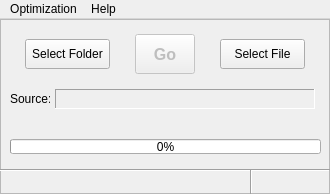
<?xml version="1.0" encoding="UTF-8"?>
<ui version="4.0">
 <class>MainWindow</class>
 <widget class="QMainWindow" name="MainWindow">
  <property name="windowModality">
   <enum>Qt::NonModal</enum>
  </property>
  <property name="geometry">
   <rect>
    <x>0</x>
    <y>0</y>
    <width>330</width>
    <height>194</height>
   </rect>
  </property>
  <property name="sizePolicy">
   <sizepolicy hsizetype="Fixed" vsizetype="Fixed">
    <horstretch>0</horstretch>
    <verstretch>0</verstretch>
   </sizepolicy>
  </property>
  <property name="minimumSize">
   <size>
    <width>330</width>
    <height>194</height>
   </size>
  </property>
  <property name="maximumSize">
   <size>
    <width>330</width>
    <height>216</height>
   </size>
  </property>
  <property name="windowTitle">
   <string>MainWindow</string>
  </property>
  <property name="autoFillBackground">
   <bool>true</bool>
  </property>
  <widget class="QWidget" name="centralwidget">
   <property name="minimumSize">
    <size>
     <width>330</width>
     <height>175</height>
    </size>
   </property>
   <property name="maximumSize">
    <size>
     <width>330</width>
     <height>175</height>
    </size>
   </property>
   <widget class="QFrame" name="mainFrame">
    <property name="geometry">
     <rect>
      <x>0</x>
      <y>0</y>
      <width>330</width>
      <height>175</height>
     </rect>
    </property>
    <property name="sizePolicy">
     <sizepolicy hsizetype="Maximum" vsizetype="Maximum">
      <horstretch>0</horstretch>
      <verstretch>0</verstretch>
     </sizepolicy>
    </property>
    <property name="minimumSize">
     <size>
      <width>330</width>
      <height>175</height>
     </size>
    </property>
    <property name="maximumSize">
     <size>
      <width>330</width>
      <height>175</height>
     </size>
    </property>
    <property name="frameShape">
     <enum>QFrame::StyledPanel</enum>
    </property>
    <property name="frameShadow">
     <enum>QFrame::Raised</enum>
    </property>
    <widget class="QFrame" name="botFrame">
     <property name="geometry">
      <rect>
       <x>0</x>
       <y>150</y>
       <width>330</width>
       <height>25</height>
      </rect>
     </property>
     <property name="minimumSize">
      <size>
       <width>330</width>
       <height>25</height>
      </size>
     </property>
     <property name="maximumSize">
      <size>
       <width>330</width>
       <height>25</height>
      </size>
     </property>
     <property name="frameShape">
      <enum>QFrame::StyledPanel</enum>
     </property>
     <property name="frameShadow">
      <enum>QFrame::Raised</enum>
     </property>
     <widget class="Line" name="hLine">
      <property name="geometry">
       <rect>
        <x>0</x>
        <y>0</y>
        <width>330</width>
        <height>2</height>
       </rect>
      </property>
      <property name="minimumSize">
       <size>
        <width>330</width>
        <height>2</height>
       </size>
      </property>
      <property name="maximumSize">
       <size>
        <width>330</width>
        <height>2</height>
       </size>
      </property>
      <property name="orientation">
       <enum>Qt::Horizontal</enum>
      </property>
     </widget>
     <widget class="Line" name="vLine">
      <property name="geometry">
       <rect>
        <x>250</x>
        <y>0</y>
        <width>2</width>
        <height>25</height>
       </rect>
      </property>
      <property name="minimumSize">
       <size>
        <width>2</width>
        <height>25</height>
       </size>
      </property>
      <property name="maximumSize">
       <size>
        <width>2</width>
        <height>25</height>
       </size>
      </property>
      <property name="orientation">
       <enum>Qt::Vertical</enum>
      </property>
     </widget>
     <widget class="QLabel" name="versionLbl">
      <property name="geometry">
       <rect>
        <x>260</x>
        <y>2</y>
        <width>60</width>
        <height>21</height>
       </rect>
      </property>
      <property name="layoutDirection">
       <enum>Qt::LeftToRight</enum>
      </property>
      <property name="text">
       <string/>
      </property>
      <property name="alignment">
       <set>Qt::AlignCenter</set>
      </property>
     </widget>
     <widget class="QLabel" name="infoLbl">
      <property name="geometry">
       <rect>
        <x>10</x>
        <y>2</y>
        <width>230</width>
        <height>21</height>
       </rect>
      </property>
      <property name="text">
       <string/>
      </property>
     </widget>
    </widget>
    <widget class="QPushButton" name="folderBtn">
     <property name="geometry">
      <rect>
       <x>25</x>
       <y>20</y>
       <width>85</width>
       <height>30</height>
      </rect>
     </property>
     <property name="text">
      <string>Select Folder</string>
     </property>
     <property name="shortcut">
      <string>Ctrl+D</string>
     </property>
    </widget>
    <widget class="QPushButton" name="fileBtn">
     <property name="geometry">
      <rect>
       <x>220</x>
       <y>20</y>
       <width>85</width>
       <height>30</height>
      </rect>
     </property>
     <property name="text">
      <string>Select File</string>
     </property>
     <property name="shortcut">
      <string>Ctrl+F</string>
     </property>
    </widget>
    <widget class="QLabel" name="srcLbl">
     <property name="geometry">
      <rect>
       <x>10</x>
       <y>70</y>
       <width>40</width>
       <height>20</height>
      </rect>
     </property>
     <property name="font">
      <font>
       <italic>false</italic>
      </font>
     </property>
     <property name="text">
      <string>Source:</string>
     </property>
    </widget>
    <widget class="QLabel" name="srcEntryLbl">
     <property name="geometry">
      <rect>
       <x>55</x>
       <y>70</y>
       <width>260</width>
       <height>20</height>
      </rect>
     </property>
     <property name="font">
      <font>
       <pointsize>8</pointsize>
       <italic>true</italic>
      </font>
     </property>
     <property name="frameShape">
      <enum>QFrame::Panel</enum>
     </property>
     <property name="frameShadow">
      <enum>QFrame::Sunken</enum>
     </property>
     <property name="text">
      <string/>
     </property>
    </widget>
    <widget class="QToolButton" name="startbtn">
     <property name="enabled">
      <bool>false</bool>
     </property>
     <property name="geometry">
      <rect>
       <x>135</x>
       <y>15</y>
       <width>60</width>
       <height>40</height>
      </rect>
     </property>
     <property name="font">
      <font>
       <pointsize>12</pointsize>
       <weight>75</weight>
       <bold>true</bold>
      </font>
     </property>
     <property name="text">
      <string>Go</string>
     </property>
     <property name="shortcut">
      <string>Ctrl+Return</string>
     </property>
    </widget>
    <widget class="QProgressBar" name="progressBar">
     <property name="geometry">
      <rect>
       <x>10</x>
       <y>120</y>
       <width>311</width>
       <height>15</height>
      </rect>
     </property>
     <property name="value">
      <number>0</number>
     </property>
     <property name="textVisible">
      <bool>true</bool>
     </property>
    </widget>
   </widget>
  </widget>
  <widget class="QMenuBar" name="menubar">
   <property name="geometry">
    <rect>
     <x>0</x>
     <y>0</y>
     <width>330</width>
     <height>21</height>
    </rect>
   </property>
   <widget class="QMenu" name="menuOptimization">
    <property name="title">
     <string>Optimization</string>
    </property>
    <addaction name="actionAccept_all_Optimizations"/>
    <addaction name="actionAccept_Os"/>
    <addaction name="actionAccept_O1"/>
    <addaction name="actionAccept_O2"/>
    <addaction name="actionAccept_O3"/>
    <addaction name="actionAccept_O0"/>
    <addaction name="actionAccept_Ofast"/>
    <addaction name="actionAccept_Og"/>
   </widget>
   <widget class="QMenu" name="menuHelp">
    <property name="title">
     <string>Help</string>
    </property>
    <addaction name="actionAbout"/>
   </widget>
   <addaction name="menuOptimization"/>
   <addaction name="menuHelp"/>
  </widget>
  <action name="actionAbout">
   <property name="text">
    <string>About</string>
   </property>
  </action>
  <action name="actionAccept_all_Optimizations">
   <property name="checkable">
    <bool>true</bool>
   </property>
   <property name="checked">
    <bool>true</bool>
   </property>
   <property name="text">
    <string>Accept all Optimizations</string>
   </property>
  </action>
  <action name="actionAccept_O1">
   <property name="checkable">
    <bool>true</bool>
   </property>
   <property name="text">
    <string>Accept '-O1'</string>
   </property>
  </action>
  <action name="actionAccept_O2">
   <property name="checkable">
    <bool>true</bool>
   </property>
   <property name="text">
    <string>Accept '-O2'</string>
   </property>
  </action>
  <action name="actionAccept_O3">
   <property name="checkable">
    <bool>true</bool>
   </property>
   <property name="text">
    <string>Accept '-O3'</string>
   </property>
  </action>
  <action name="actionAccept_O0">
   <property name="checkable">
    <bool>true</bool>
   </property>
   <property name="text">
    <string>Accept '-O0'</string>
   </property>
  </action>
  <action name="actionAccept_Ofast">
   <property name="checkable">
    <bool>true</bool>
   </property>
   <property name="text">
    <string>Accept '-Ofast'</string>
   </property>
  </action>
  <action name="actionAccept_Og">
   <property name="checkable">
    <bool>true</bool>
   </property>
   <property name="text">
    <string>Accept '-Og'</string>
   </property>
  </action>
  <action name="actionAccept_Os">
   <property name="checkable">
    <bool>true</bool>
   </property>
   <property name="text">
    <string>Accept '-Os'</string>
   </property>
  </action>
 </widget>
 <resources/>
 <connections/>
</ui>
